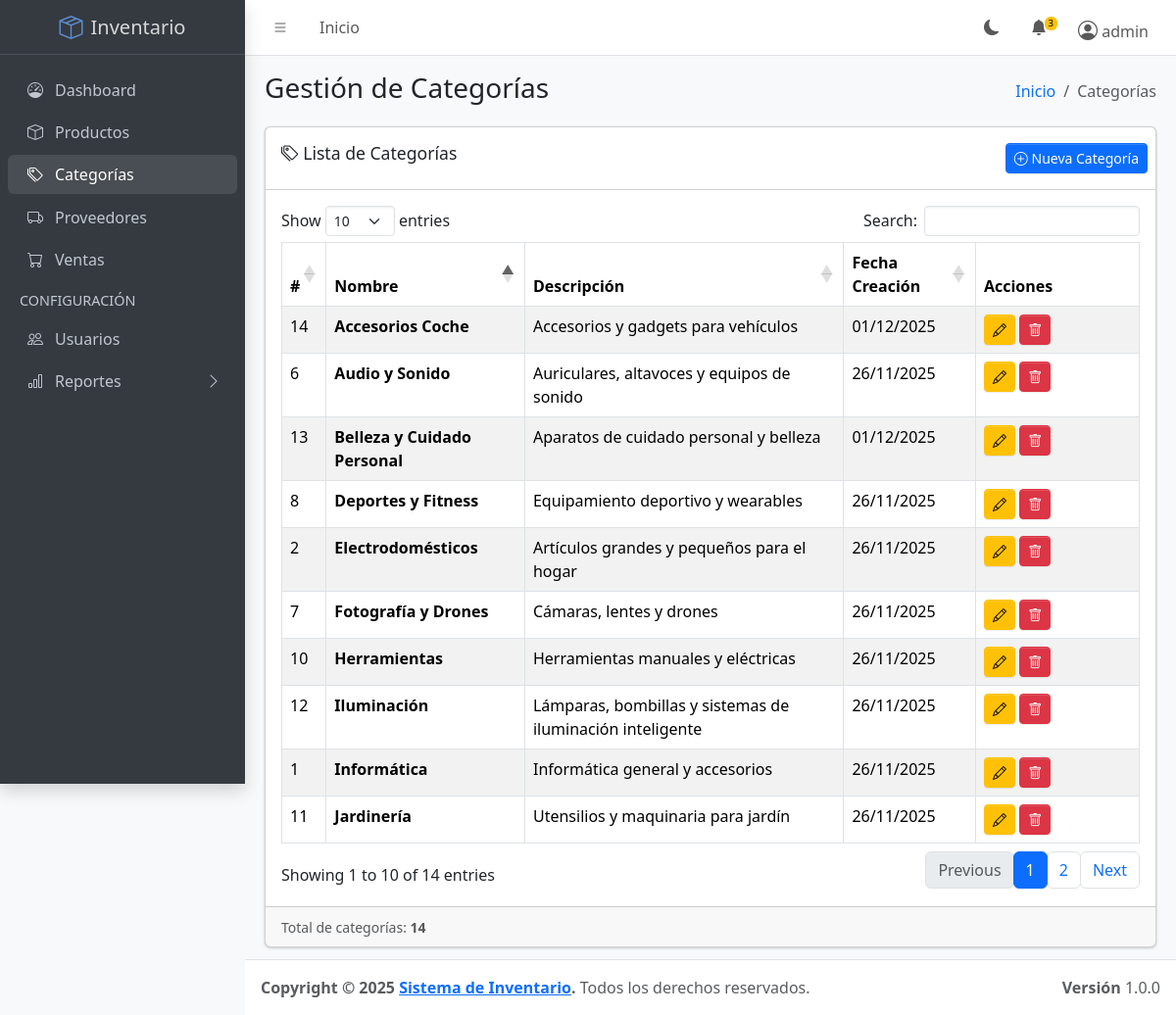
The app's page /public/category (signed in) with its own data.
### tables this page shows
CREATE TABLE `categories` (
  `id` int(11) NOT NULL,
  `name` varchar(100) NOT NULL,
  `description` text DEFAULT NULL,
  `created_at` timestamp NOT NULL DEFAULT current_timestamp()
);

### app/core/Controller.php (called while the page is built, shortened)
<?php
class Controller {
    public function model($model) {
        return new $model();
    }
    public function view($view, $data = []) {
        extract($data);
        require_once '../app/views/' . $view . '.php';
    }
}

### app/controllers/CategoryController.php (called while the page is built, shortened)
<?php
class CategoryController extends Controller
{
    public function index()
    {
        $categoryModel = $this->model('Category');
        $categories = $categoryModel->getAll();
        $data = [
            'title' => 'Categorías - Sistema de Inventario',
            'categories' => $categories,
            'success' => $_SESSION['category_success'] ?? null,
            'error' => $_SESSION['category_error'] ?? null
        ];
        $this->view('categories/index', $data);
    }
}

### public/index.php (called while the page is built, shortened)
<?php
require_once '../app/config/db.php';
require_once '../app/core/Controller.php';
require_once '../app/core/Model.php';
require_once '../app/controllers/AuthController.php';
$url = isset($_GET['url']) ? $_GET['url'] : '';
$router = new Router();
$router->route($url);

### app/controllers/AuthController.php (called while the page is built, shortened)
<?php
class AuthController extends Controller
{
    public static function isAdmin()
    {
        return isset($_SESSION['role']) && $_SESSION['role'] === 'admin';
    }
}

### app/core/Model.php (called while the page is built, shortened)
<?php
class Model {
    public function __construct() {
        $database = new Database();
        $this->db = $database->connect();
    }
}

### app/config/db.php (called while the page is built, shortened)
<?php
class Database
{
    private $host = 'localhost';
    private $db_name = 'inventory_system';
    private $username = 'root';
    private $password = '';
    public function connect()
    {
        $this->conn = null;
        try {
            $this->conn = new PDO('mysql:host=' . $this->host . ';dbname=' . $this->db_name, $this->username, $this->password);
            $this->conn->setAttribute(PDO::ATTR_ERRMODE, PDO::ERRMODE_EXCEPTION);
            $this->conn->setAttribute(PDO::ATTR_DEFAULT_FETCH_MODE, PDO::FETCH_ASSOC);
            $this->conn->exec("set names utf8");
        } catch (PDOException $e) {
            echo 'Connection Error: ' . $e->getMessage();
        }
        return $this->conn;
    }
}

### app/models/Category.php (called while the page is built, shortened)
<?php
class Category extends Model
{
    public function __construct()
    {
        $this->table = 'categories';
    }
    public function getAll()
    {
        $query = "SELECT * FROM {$this->table} ORDER BY name ASC";
        $stmt = $this->db->prepare($query);
        $stmt->execute();
        return $stmt->fetchAll(PDO::FETCH_ASSOC);
    }
}

### app/views/categories/index.php (the view, shortened to what this page needs)
<?php require_once '../app/views/layouts/header.php'; ?>
<?php require_once '../app/views/layouts/sidebar.php'; ?>
<div class="app-content-header">
    <div class="container-fluid">
        <div class="row">
            <div class="col-sm-6">
                <h3 class="mb-0">Gestión de Categorías</h3>
            </div>
            <div class="col-sm-6">
                <ol class="breadcrumb float-sm-end">
                    <li class="breadcrumb-item"><a href="/GestionInventario/public/">Inicio</a></li>
                    <li class="breadcrumb-item active">Categorías</li>
                </ol>
            </div>
        </div>
    </div>
</div>
<div class="app-content">
    <div class="container-fluid">
        <div class="card">
            <div class="card-header">
                <h3 class="card-title">
                    <i class="bi bi-tags"></i> Lista de Categorías
                </h3>
                <div class="card-tools">
                    <?php if (AuthController::isAdmin()): ?>
                        <a href="/GestionInventario/public/category/create" class="btn btn-primary btn-sm">
                            <i class="bi bi-plus-circle"></i> Nueva Categoría
                        </a>
                    <?php endif; ?>
                </div>
            </div>
            <div class="card-body">
                <?php if (empty($categories)): ?>
                    <div class="alert alert-info">
                        <i class="bi bi-info-circle"></i> No hay categorías registradas.
                        <a href="/GestionInventario/public/category/create">Crear la primera</a>
                    </div>
                <?php else: ?>
                    <div class="table-responsive">
                        <table id="categoriesTable" class="table table-bordered table-striped table-hover">
                            <thead>
                                <tr>
                                    <th style="width: 10px">#</th>
                                    <th>Nombre</th>
                                    <th>Descripción</th>
                                    <th>Fecha Creación</th>
                                    <th style="width: 150px">Acciones</th>
                                </tr>
                            </thead>
                            <tbody>
                                <?php foreach ($categories as $category): ?>
                                    <tr>
                                        <td><?= $category['id'] ?></td>
                                        <td><strong><?= htmlspecialchars($category['name']) ?></strong></td>
                                        <td><?= htmlspecialchars($category['description']) ?></td>
                                        <td><?= date('d/m/Y', strtotime($category['created_at'])) ?></td>
                                        <td>
                                            <?php if (AuthController::isAdmin()): ?>
                                                <a href="/GestionInventario/public/category/edit/<?= $category['id'] ?>"
                                                    class="btn btn-sm btn-warning" title="Editar">
                                                    <i class="bi bi-pencil"></i>
                                                </a>
                                                <a href="/GestionInventario/public/category/deleteAction/<?= $category['id'] ?>"
                                                    class="btn btn-sm btn-danger" title="Eliminar"
                                                    onclick="return confirm('¿Estás seguro de eliminar esta categoría?')">
                                                    <i class="bi bi-trash"></i>
                                                </a>
                                            <?php else: ?>
                                                <span class="text-muted"><i class="bi bi-lock"></i> Solo lectura</span>
                                            <?php endif; ?>
                                        </td>
                                    </tr>
                                <?php endforeach; ?>
                            </tbody>
                        </table>
                    </div>
                <?php endif; ?>
            </div>
            <div class="card-footer">
                <small class="text-muted">
                    Total de categorías: <strong><?= count($categories) ?></strong>
                </small>
            </div>
        </div>
    </div>
</div>
<?php require_once '../app/views/layouts/footer.php'; ?>

### records on screen
categories: id "14", name "Accesorios Coche", description "Accesorios y gadgets para vehículos", created_at "01/12/2025"
categories: id "6", name "Audio y Sonido", description "Auriculares, altavoces y equipos de sonido", created_at "26/11/2025"
categories: id "13", name "Belleza y Cuidado Personal", description "Aparatos de cuidado personal y belleza", created_at "01/12/2025"
categories: id "8", name "Deportes y Fitness", description "Equipamiento deportivo y wearables", created_at "26/11/2025"
categories: id "2", name "Electrodomésticos", description "Artículos grandes y pequeños para el hogar", created_at "26/11/2025"
categories: id "7", name "Fotografía y Drones", description "Cámaras, lentes y drones", created_at "26/11/2025"
categories: id "10", name "Herramientas", description "Herramientas manuales y eléctricas", created_at "26/11/2025"
categories: id "12", name "Iluminación", description "Lámparas, bombillas y sistemas de iluminación inteligente", created_at "26/11/2025"
categories: id "1", name "Informática", description "Informática general y accesorios", created_at "26/11/2025"
categories: id "11", name "Jardinería", description "Utensilios y maquinaria para jardín", created_at "26/11/2025"

### other values on screen
$_SESSION['username'] "admin"
count($categories) "14"
